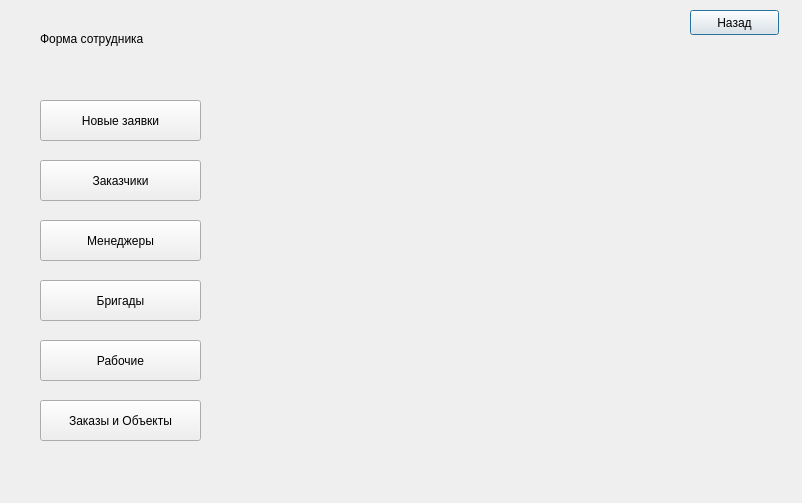
<?xml version="1.0" encoding="UTF-8"?>
<ui version="4.0">
 <class>employee</class>
 <widget class="QDialog" name="employee">
  <property name="geometry">
   <rect>
    <x>0</x>
    <y>0</y>
    <width>802</width>
    <height>503</height>
   </rect>
  </property>
  <property name="windowTitle">
   <string>Dialog</string>
  </property>
  <widget class="QLabel" name="label">
   <property name="geometry">
    <rect>
     <x>40</x>
     <y>30</y>
     <width>231</width>
     <height>17</height>
    </rect>
   </property>
   <property name="text">
    <string>Форма сотрудника</string>
   </property>
  </widget>
  <widget class="QPushButton" name="pushButton">
   <property name="geometry">
    <rect>
     <x>690</x>
     <y>10</y>
     <width>89</width>
     <height>25</height>
    </rect>
   </property>
   <property name="text">
    <string>Назад</string>
   </property>
  </widget>
  <widget class="QPushButton" name="btnApplications">
   <property name="geometry">
    <rect>
     <x>40</x>
     <y>100</y>
     <width>161</width>
     <height>41</height>
    </rect>
   </property>
   <property name="text">
    <string>Новые заявки</string>
   </property>
  </widget>
  <widget class="QPushButton" name="btnCustomers">
   <property name="geometry">
    <rect>
     <x>40</x>
     <y>160</y>
     <width>161</width>
     <height>41</height>
    </rect>
   </property>
   <property name="text">
    <string>Заказчики</string>
   </property>
  </widget>
  <widget class="QPushButton" name="btnManagers">
   <property name="geometry">
    <rect>
     <x>40</x>
     <y>220</y>
     <width>161</width>
     <height>41</height>
    </rect>
   </property>
   <property name="text">
    <string>Менеджеры</string>
   </property>
  </widget>
  <widget class="QPushButton" name="btnBrigades">
   <property name="geometry">
    <rect>
     <x>40</x>
     <y>280</y>
     <width>161</width>
     <height>41</height>
    </rect>
   </property>
   <property name="text">
    <string>Бригады</string>
   </property>
  </widget>
  <widget class="QPushButton" name="btnWorkers">
   <property name="geometry">
    <rect>
     <x>40</x>
     <y>340</y>
     <width>161</width>
     <height>41</height>
    </rect>
   </property>
   <property name="text">
    <string>Рабочие</string>
   </property>
  </widget>
  <widget class="QPushButton" name="btnOno">
   <property name="geometry">
    <rect>
     <x>40</x>
     <y>400</y>
     <width>161</width>
     <height>41</height>
    </rect>
   </property>
   <property name="text">
    <string>Заказы и Объекты</string>
   </property>
  </widget>
 </widget>
 <resources/>
 <connections/>
</ui>
